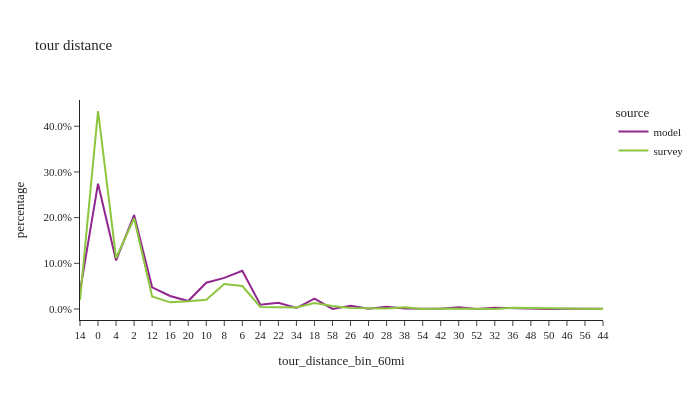

Notebook source saved alongside this figure:
### Code cell
df_plot = non_m_tour_data.loc[non_m_tour_data['tour_distance_bin_60mi'].notna()].groupby(['source','tour_distance_bin_60mi'])['tour_weight'].sum().reset_index()
df_plot['percentage'] = df_plot.groupby(['source'], group_keys=False)['tour_weight']. \
    apply(lambda x: x / float(x.sum()))

fig2 = px.line(df_plot, x='tour_distance_bin_60mi', y="percentage", color="source", title="tour distance")
fig2.for_each_annotation(lambda a: a.update(text = a.text.split("=")[-1]))
fig2.update_layout(height=400, width=700, font=dict(size=11), yaxis=dict(tickformat=".1%"))
fig2.show()

### Figure 1 — Plotly figure (JSON) as saved in the notebook; plotly's stock layout.template omitted (floating-point values rounded to 4 significant figures)
{"data": [{"hovertemplate": "source=model<br>tour_distance_bin_60mi=%{x}<br>percentage=%{y}<extra></extra>", "legendgroup": "model", "line": {"color": "#91268F", "dash": "solid"}, "marker": {"symbol": "circle"}, "mode": "lines", "name": "model", "orientation": "v", "showlegend": true, "type": "scatter", "x": ["14", "0", "4", "2", "12", "16", "20", "10", "8", "6", "24", "22", "34", "18", "58", "26", "40", "28", "38", "54", "42", "30", "52", "32", "36", "48", "50", "46", "56", "44"], "xaxis": "x", "y": [0.03878, 0.2742, 0.1063, 0.2056, 0.04756, 0.02861, 0.01743, 0.0575, 0.06812, 0.08352, 0.009447, 0.01359, 0.002114, 0.02284, 0.0001613, 0.00697, 0.0008638, 0.005128, 0.001141, 7.846e-05, 0.0006462, 0.003758, 0.0001206, 0.002754, 0.00147, 0.0002597, 0.0001551, 0.0003298, 5.739e-05, 0.0004322], "yaxis": "y"}, {"hovertemplate": "source=survey<br>tour_distance_bin_60mi=%{x}<br>percentage=%{y}<extra></extra>", "legendgroup": "survey", "line": {"color": "#8CC63E", "dash": "solid"}, "marker": {"symbol": "circle"}, "mode": "lines", "name": "survey", "orientation": "v", "showlegend": true, "type": "scatter", "x": ["14", "0", "4", "2", "12", "16", "20", "10", "8", "6", "24", "22", "34", "18", "58", "26", "40", "28", "38", "54", "42", "30", "52", "32", "36", "48", "50", "46", "56", "44"], "xaxis": "x", "y": [0.0201, 0.4333, 0.1117, 0.1986, 0.02756, 0.0146, 0.0168, 0.02041, 0.05465, 0.05022, 0.004629, 0.004769, 0.003368, 0.01316, 0.006416, 0.002427, 0.002593, 0.0012, 0.003994, 0.0001189, 0.0009847, 0.0007422, 4.102e-05, 0.0002178, 0.002708, 0.002419, 0.0005694, 0.0003609, 0.001367, 2.276e-05], "yaxis": "y"}], "layout": {"font": {"size": 11}, "height": 400, "legend": {"title": {"text": "source"}, "tracegroupgap": 0}, "title": {"text": "tour distance"}, "width": 700, "xaxis": {"anchor": "y", "domain": [0, 1], "title": {"text": "tour_distance_bin_60mi"}}, "yaxis": {"anchor": "x", "domain": [0, 1], "tickformat": ".1%", "title": {"text": "percentage"}}}}
